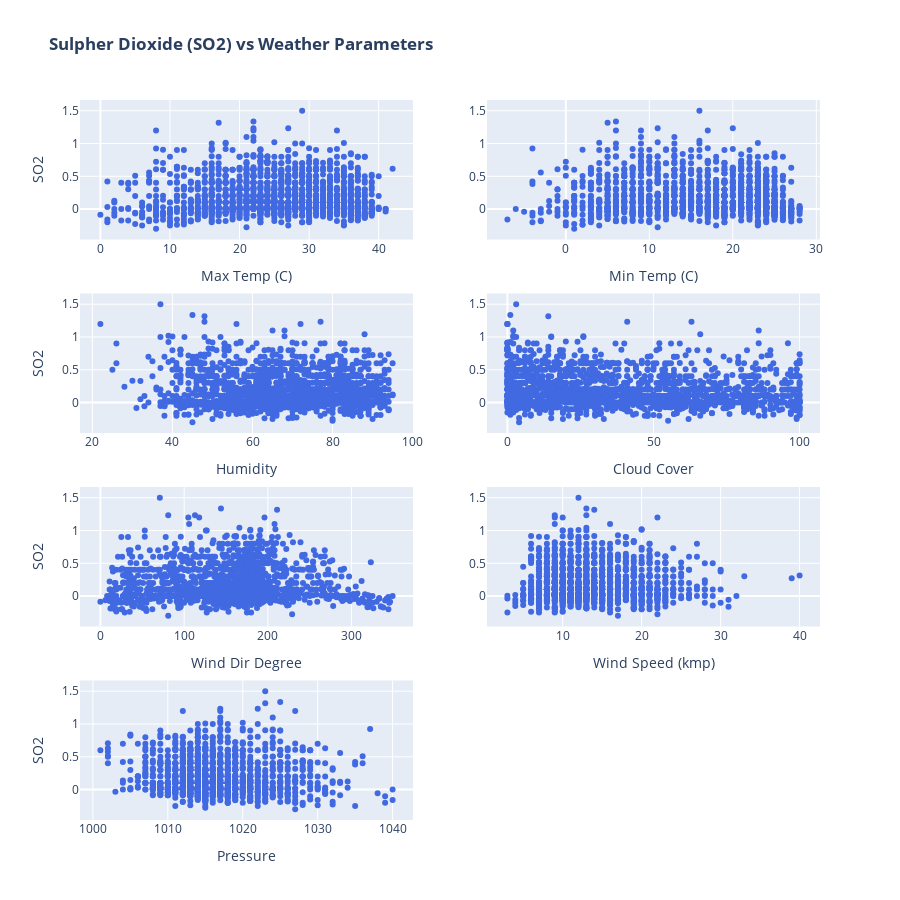

The notebook cell this image was saved under:
### Markdown cell above
## <font color='#ff6600'> Plotting correlation between weather parameters and Sulpher Dioxide </font>

### Code cell
# plotting correlation between weather parameters and Sulpher Dioxide (SO2)

fig = make_subplots(rows=4, cols=2, start_cell="bottom-left")

fig.add_trace(go.Scatter(x=combined_so_weather_data['maxtempC'],
                            y=combined_so_weather_data['SO'], 
                            mode='markers',
                            marker=dict(color='rgb(65,105,225)')),
              row=4, col=1)

fig.add_trace( go.Scatter(x=combined_so_weather_data['mintempC'],
                            y=combined_so_weather_data['SO'], 
                            mode='markers',
                            marker=dict(color='rgb(65,105,225)')),
              row=4, col=2)

fig.add_trace(go.Scatter(x=combined_so_weather_data['humidity'],
                            y=combined_so_weather_data['SO'], 
                            mode='markers',
                            marker=dict(color='rgb(65,105,225)')),
              row=3, col=1)

fig.add_trace(go.Scatter(x=combined_so_weather_data['cloudcover'],
                            y=combined_so_weather_data['SO'], 
                            mode='markers',
                            marker=dict(color='rgb(65,105,225)')),
              row=3, col=2)

fig.add_trace(go.Scatter(x=combined_so_weather_data['winddirDegree'],
                            y=combined_so_weather_data['SO'], 
                            mode='markers',
                            marker=dict(color='rgb(65,105,225)')),
              row=2, col=1)

fig.add_trace(go.Scatter(x=combined_so_weather_data['windspeedKmph'],
                            y=combined_so_weather_data['SO'], 
                            mode='markers',
                            marker=dict(color='rgb(65,105,225)')),
              row=2, col=2)

fig.add_trace(go.Scatter(x=combined_so_weather_data['pressure'],
                            y=combined_so_weather_data['SO'], 
                            mode='markers',
                            marker=dict(color='rgb(65,105,225)')),
              row=1, col=1)

# Update xaxis properties
fig.update_xaxes(title_text="Max Temp (C)", row=4, col=1)
fig.update_xaxes(title_text="Min Temp (C)", row=4, col=2)
fig.update_xaxes(title_text="Humidity",  row=3, col=1)
fig.update_xaxes(title_text="Cloud Cover", row=3, col=2)
fig.update_xaxes(title_text="Wind Dir Degree", row=2, col=1)
fig.update_xaxes(title_text="Wind Speed (kmp)", row=2, col=2)
fig.update_xaxes(title_text="Pressure", row=1, col=1)

# Update yaxis properties
fig.update_yaxes(title_text="SO2", row=4, col=1)
fig.update_yaxes(title_text="SO2", row=3, col=1)
fig.update_yaxes(title_text="SO2", row=2, col=1)
fig.update_yaxes(title_text="SO2", row=1, col=1)

fig.update_layout(height=900, showlegend=False, title_text="<b> Sulpher Dioxide (SO2) vs Weather Parameters</b>")

fig.show()

### Figure 1 — Plotly figure (JSON) as saved in the notebook; plotly's stock layout.template omitted (floating-point values rounded to 4 significant figures; data arrays with more than 128 entries replaced by an {"elided": "..."} marker saying what was removed)
{"data": [{"marker": {"color": "rgb(65,105,225)"}, "mode": "markers", "type": "scatter", "x": {"elided": "1724 int values"}, "xaxis": "x7", "y": {"elided": "1724 float values"}, "yaxis": "y7"}, {"marker": {"color": "rgb(65,105,225)"}, "mode": "markers", "type": "scatter", "x": {"elided": "1724 int values"}, "xaxis": "x8", "y": {"elided": "1724 float values"}, "yaxis": "y8"}, {"marker": {"color": "rgb(65,105,225)"}, "mode": "markers", "type": "scatter", "x": {"elided": "1724 int values"}, "xaxis": "x5", "y": {"elided": "1724 float values"}, "yaxis": "y5"}, {"marker": {"color": "rgb(65,105,225)"}, "mode": "markers", "type": "scatter", "x": {"elided": "1724 int values"}, "xaxis": "x6", "y": {"elided": "1724 float values"}, "yaxis": "y6"}, {"marker": {"color": "rgb(65,105,225)"}, "mode": "markers", "type": "scatter", "x": {"elided": "1724 int values"}, "xaxis": "x3", "y": {"elided": "1724 float values"}, "yaxis": "y3"}, {"marker": {"color": "rgb(65,105,225)"}, "mode": "markers", "type": "scatter", "x": {"elided": "1724 int values"}, "xaxis": "x4", "y": {"elided": "1724 float values"}, "yaxis": "y4"}, {"marker": {"color": "rgb(65,105,225)"}, "mode": "markers", "type": "scatter", "x": {"elided": "1724 int values"}, "xaxis": "x", "y": {"elided": "1724 float values"}, "yaxis": "y"}], "layout": {"height": 900, "showlegend": false, "title": {"text": "<b> Sulpher Dioxide (SO2) vs Weather Parameters</b>"}, "xaxis": {"anchor": "y", "domain": [0, 0.45], "title": {"text": "Pressure"}}, "xaxis2": {"anchor": "y2", "domain": [0.55, 1]}, "xaxis3": {"anchor": "y3", "domain": [0, 0.45], "title": {"text": "Wind Dir Degree"}}, "xaxis4": {"anchor": "y4", "domain": [0.55, 1], "title": {"text": "Wind Speed (kmp)"}}, "xaxis5": {"anchor": "y5", "domain": [0, 0.45], "title": {"text": "Humidity"}}, "xaxis6": {"anchor": "y6", "domain": [0.55, 1], "title": {"text": "Cloud Cover"}}, "xaxis7": {"anchor": "y7", "domain": [0, 0.45], "title": {"text": "Max Temp (C)"}}, "xaxis8": {"anchor": "y8", "domain": [0.55, 1], "title": {"text": "Min Temp (C)"}}, "yaxis": {"anchor": "x", "domain": [0, 0.1938], "title": {"text": "SO2"}}, "yaxis2": {"anchor": "x2", "domain": [0, 0.1938]}, "yaxis3": {"anchor": "x3", "domain": [0.2687, 0.4625], "title": {"text": "SO2"}}, "yaxis4": {"anchor": "x4", "domain": [0.2687, 0.4625]}, "yaxis5": {"anchor": "x5", "domain": [0.5375, 0.7312], "title": {"text": "SO2"}}, "yaxis6": {"anchor": "x6", "domain": [0.5375, 0.7312]}, "yaxis7": {"anchor": "x7", "domain": [0.8063, 1], "title": {"text": "SO2"}}, "yaxis8": {"anchor": "x8", "domain": [0.8063, 1]}}}
